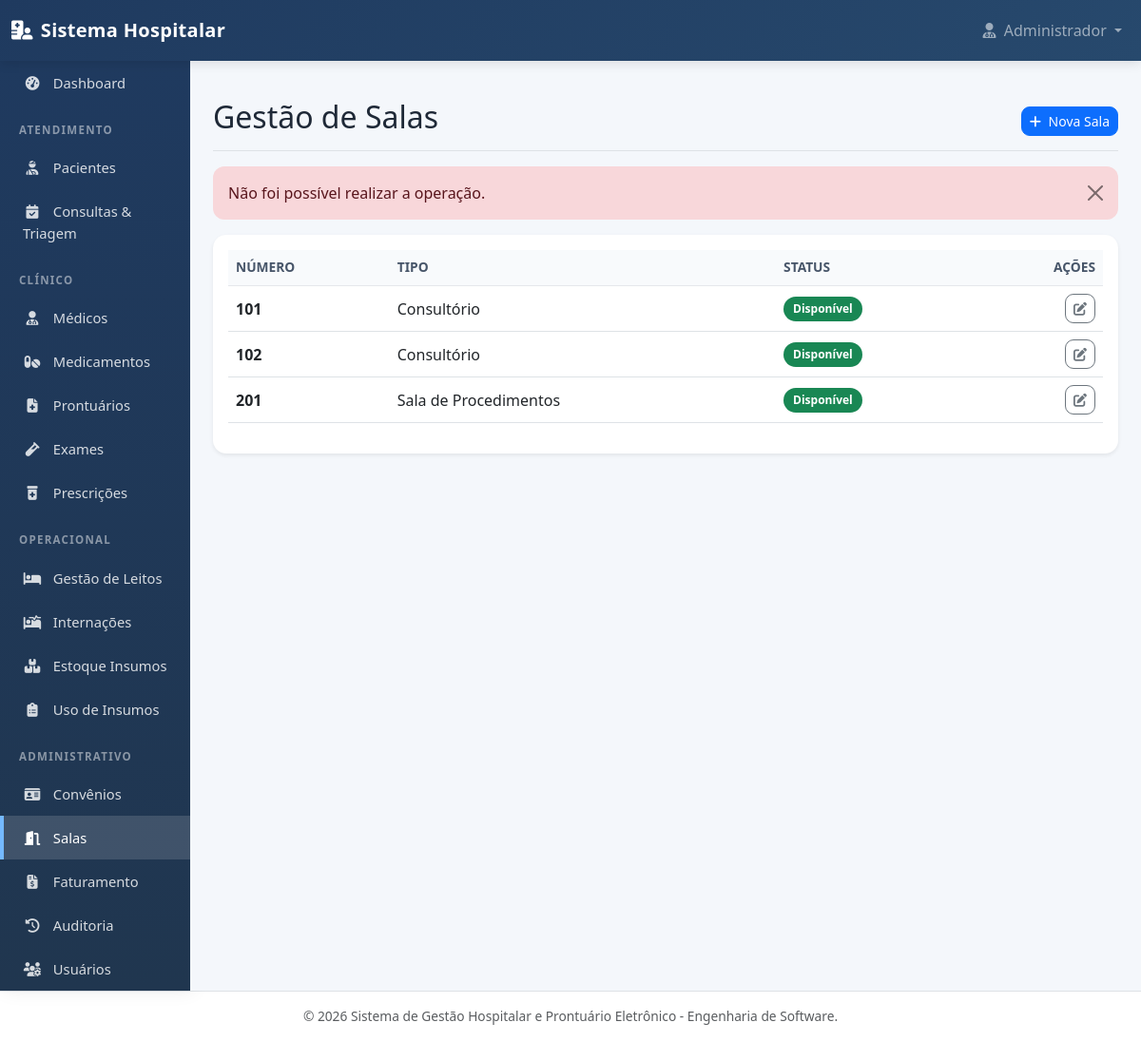
The page /salas.php?status=erro on the database its author committed.
### tables this page shows
CREATE TABLE salas (
    id_sala INT AUTO_INCREMENT PRIMARY KEY,
    numero_sala VARCHAR(20) NOT NULL,
    tipo_sala VARCHAR(60) NULL,
    status_sala VARCHAR(30) NOT NULL DEFAULT 'Disponível'
);

### model/Sala.php (called while the page is built, shortened)
<?php
class Sala {
    private $conn;
    public function __construct($db = null) {
        $this->conn = $db;
    }
    private function executarDAO($metodo, $argumentos = []) {
        $daoPath = __DIR__ . '/../dao/SalaDAO.php';
        $dao = new SalaDAO($this->conn);
        return call_user_func_array([$dao, $metodo], $argumentos);
    }
    public function read(...$argumentos) {
        return $this->executarDAO('read', $argumentos);
    }
}
?>

### dao/SalaDAO.php (called while the page is built, shortened)
<?php
class SalaDAO {
    private $conn;
    private $table_name = "salas";
    public function __construct($db) {
        $this->conn = $db;
    }
    public function read() {
        try {
            $query = "SELECT * FROM " . $this->table_name . "
                    ORDER BY numero_sala ASC";
            $stmt = $this->conn->prepare($query);
            $stmt->execute();
            return $stmt;
        } catch(PDOException $e) {
            return null;
        }
    }
}
?>

### salas.php (the view, shortened to what this page needs)
<?php
require_once __DIR__ . '/model/Sala.php';
require_once __DIR__ . '/views/header.php';
try {
    if (method_exists('Database', 'getInstance')) {
        $database = Database::getInstance();
    } else {
        $database = new Database();
    }
    $db = $database->getConnection();
    $salaModel = new Sala($db);
    $stmt = $salaModel->read();
    $num = ($stmt) ? $stmt->rowCount() : 0;
} catch (Exception $e) {
    $erroSala = $e->getMessage();
    $stmt = false;
    $num = 0;
}
?>
<div class="d-flex justify-content-between flex-wrap flex-md-nowrap align-items-center pt-3 pb-2 mb-3 border-bottom">
    <h1 class="h2">Gestão de Salas</h1>
    <button class="btn btn-sm btn-primary" data-bs-toggle="modal" data-bs-target="#modalNovaSala">
        <i class="fas fa-plus me-1"></i> Nova Sala
    </button>
</div>
<?php if (isset($_GET['status'])): ?>
    <?php if ($_GET['status'] == 'sucesso'): ?>
        <div class="alert alert-success alert-dismissible fade show" role="alert">
            Sala cadastrada com sucesso!
            <button type="button" class="btn-close" data-bs-dismiss="alert"></button>
        </div>
    <?php elseif ($_GET['status'] == 'erro'): ?>
        <div class="alert alert-danger alert-dismissible fade show" role="alert">
            Não foi possível realizar a operação.
            <button type="button" class="btn-close" data-bs-dismiss="alert"></button>
        </div>
    <?php endif; ?>
<?php endif; ?>
<div class="card shadow-sm border-0">
    <div class="card-body">
        <div class="table-responsive">
            <table class="table table-hover align-middle">
                <thead class="table-light">
                    <tr>
                        <th>Número</th>
                        <th>Tipo</th>
                        <th>Status</th>
                        <th class="text-end">Ações</th>
                    </tr>
                </thead>
                <tbody>
                    <?php if ($num > 0): ?>
                        <?php while ($row = $stmt->fetch(PDO::FETCH_ASSOC)): ?>
                            <?php
                                $idSala = $row['id_sala'] ?? '';
                                $numeroSala = $row['numero_sala'] ?? '';
                                $tipoSala = $row['tipo_sala'] ?? '';
                                $statusSala = $row['status_sala'] ?? '';
                                $badgeClass = 'bg-info text-dark';
                                if ($statusSala == 'Disponível') {
                                    $badgeClass = 'bg-success';
                                } elseif ($statusSala == 'Ocupada' || $statusSala == 'Ocupado') {
                                    $badgeClass = 'bg-danger';
                                } elseif ($statusSala == 'Manutenção') {
                                    $badgeClass = 'bg-warning text-dark';
                                } elseif ($statusSala == 'Indisponível') {
                                    $badgeClass = 'bg-secondary';
                                }
                            ?>
                            <tr>
                                <td>
                                    <strong><?php echo htmlspecialchars($numeroSala); ?></strong>
                                </td>
                                <td>
                                    <?php echo htmlspecialchars($tipoSala); ?>
                                </td>
                                <td>
                                    <span class="badge <?php echo $badgeClass; ?>">
                                        <?php echo htmlspecialchars($statusSala); ?>
                                    </span>
                                </td>
                                <td class="text-end">
                                    <a
                                        href="sala_editar.php?id=<?php echo urlencode($idSala); ?>"
                                        class="btn btn-sm btn-outline-secondary"
                                        title="Editar sala"
                                    >
                                        <i class="fas fa-edit"></i>
                                    </a>
                                </td>
                            </tr>
                        <?php endwhile; ?>
                    <?php endif; ?>
                </tbody>
            </table>
        </div>
    </div>
</div>
<?php require_once __DIR__ . '/views/footer.php'; ?>

### views/header.php (style rules this page uses)
:root { --primary-color: #1f3a5f; --secondary-color: #27496d; --accent-color: #0d6efd; --bg-light: #f4f7fb; --text-dark: #1f2937; }
* { box-sizing: border-box; }
body { background-color: var(--bg-light); font-family: 'Segoe UI', Tahoma, Geneva, Verdana, sans-serif; color: var(--text-dark); }
h1, h2, h3, h4, h5 { color: #111827; font-weight: 700; }
.card { border: none; border-radius: 14px; box-shadow: 0 8px 22px rgba(15, 23, 42, 0.06); margin-bottom: 22px; overflow: hidden; }
.btn { border-radius: 9px; font-weight: 500; }
.table { background-color: #ffffff; }
.table thead th { font-size: 0.86rem; text-transform: uppercase; color: #475569; background-color: #f8fafc; border-bottom: 1px solid #e5e7eb; }
.badge { padding: 7px 10px; border-radius: 999px; }
.alert { border-radius: 12px; border: none; }

### rows shown on the page
salas: numero_sala "101", tipo_sala "Consultório", status_sala "Disponível"
salas: numero_sala "102", tipo_sala "Consultório", status_sala "Disponível"
salas: numero_sala "201", tipo_sala "Sala de Procedimentos", status_sala "Disponível"

### other values the page prints
$_SESSION['nome_usuario'] "Administrador"
